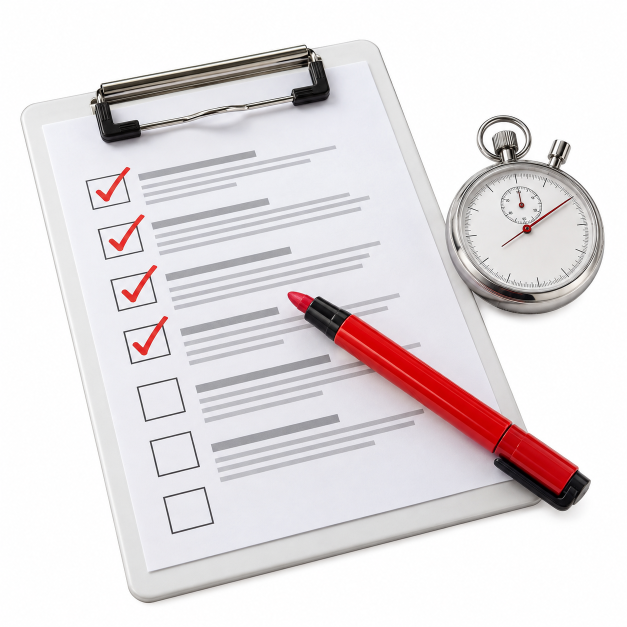
#> input picture design/art/art-ekzameny.png, 1254 x 1254 px (shown at 1/2 size)
$ python art-webp.py ../design/art/art-ekzameny.png ../img/art/art-ekzameny.webp 100
#> lines starting #> are read from the running program, lines starting #| are printed output that depends on the picture
# Готовит предмет-фото для первого экрана: обрезает пустые поля по прозрачности,
# ставит предмет по центру квадрата с небольшим отступом и сохраняет WebP 720×720.
#   py -3 tools/art-webp.py design/art/cut/art-ekzameny.png img/art/art-ekzameny.webp
import sys
from PIL import Image
src, dst = sys.argv[1], sys.argv[2]
size = int(sys.argv[3]) if len(sys.argv) > 3 else 720
im = Image.open(src).convert('RGBA')
box = im.getchannel('A').point(lambda a: 255 if a > 8 else 0).getbbox()
#> box = (0, 0, 1254, 1254)
im = im.crop(box)
side = int(max(im.size) * 1.06)
#> side = 1329
sq = Image.new('RGBA', (side, side), (0, 0, 0, 0))
#> sq: PIL image 1329x1329 RGBA; every value is 0
sq.paste(im, ((side - im.width) // 2, (side - im.height) // 2))
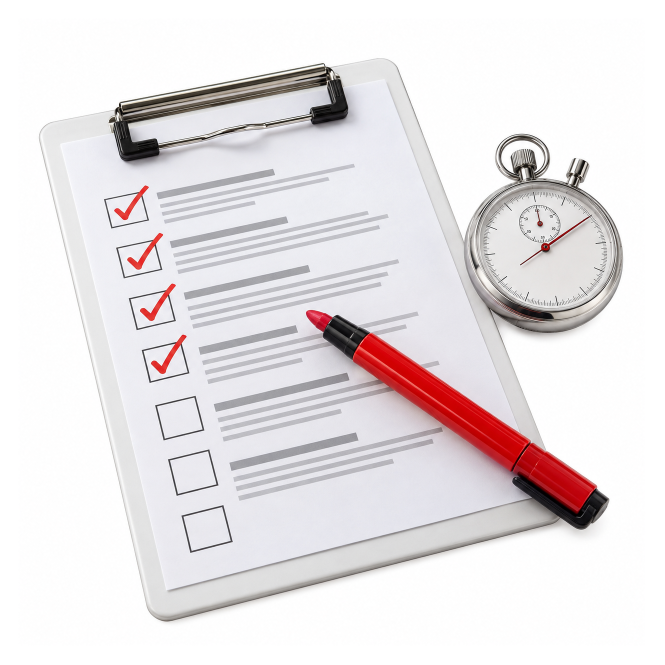
#> sq: PIL image 1329x1329 RGBA (shown at 1/2 size); mean R, G, B, A 203.7, 198.6, 200.4, 227; transparent parts drawn white
sq = sq.resize((size, size), Image.LANCZOS)
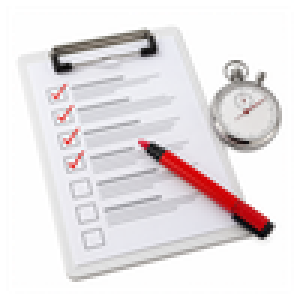
#> sq: PIL image 100x100 RGBA (shown 3 times larger); mean R, G, B, A 221.2, 216.1, 217.9, 227.3; transparent parts drawn white
sq.save(dst, 'WEBP', quality=84, method=6)
print(dst, sq.size)
#| ../img/art/art-ekzameny.webp (100, 100)

$ run again, with design/art/art-404.png copied over design/art/art-ekzameny.png
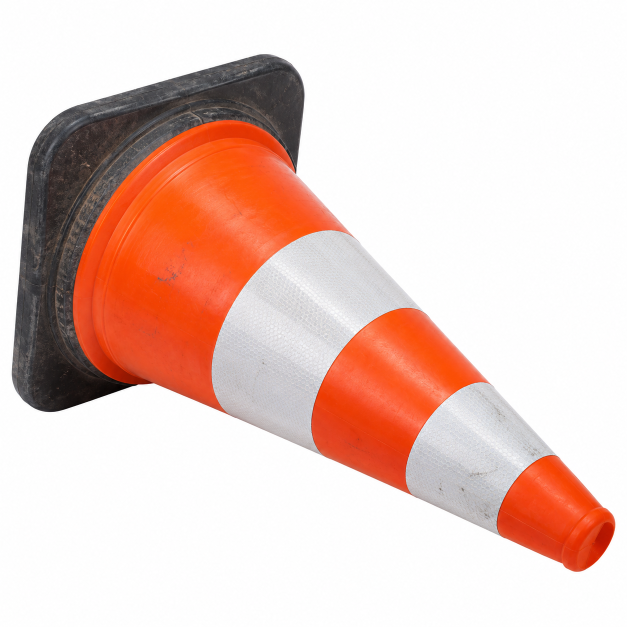
#> input picture design/art/art-404.png, 1254 x 1254 px (shown at 1/2 size)
#> box = (0, 0, 1254, 1254)
#> `sq.paste(im, ((side - im.width) // 2, (side - im.height) // 2))`:
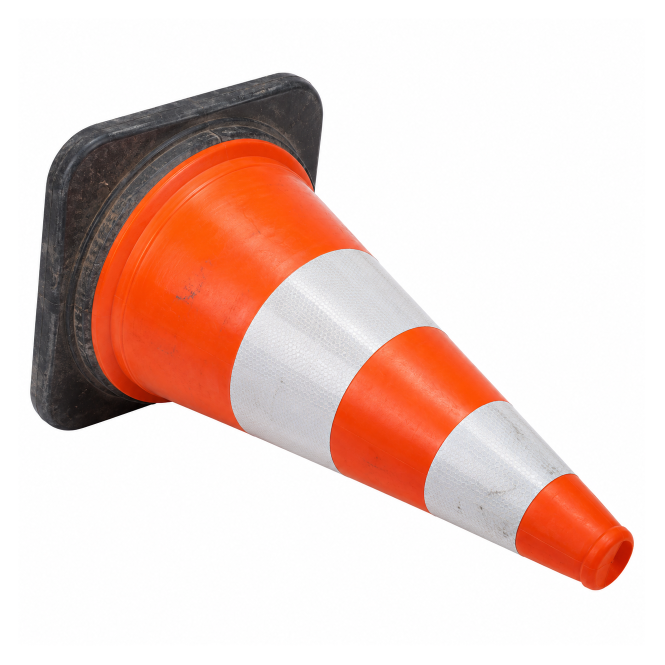
#> sq: PIL image 1329x1329 RGBA (shown at 1/2 size); mean R, G, B, A 205.7, 180.2, 172.9, 227; transparent parts drawn white
#> `sq = sq.resize((size, size), Image.LANCZOS)`:
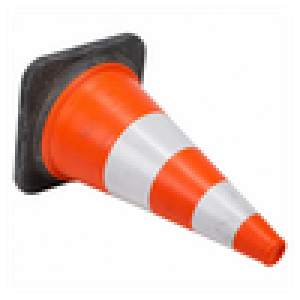
#> sq: PIL image 100x100 RGBA (shown 3 times larger); mean R, G, B, A 223.2, 197.6, 190.3, 227.3; transparent parts drawn white
#| ../img/art/art-ekzameny.webp (100, 100)

$ run again, with design/art/art-404b.png copied over design/art/art-ekzameny.png
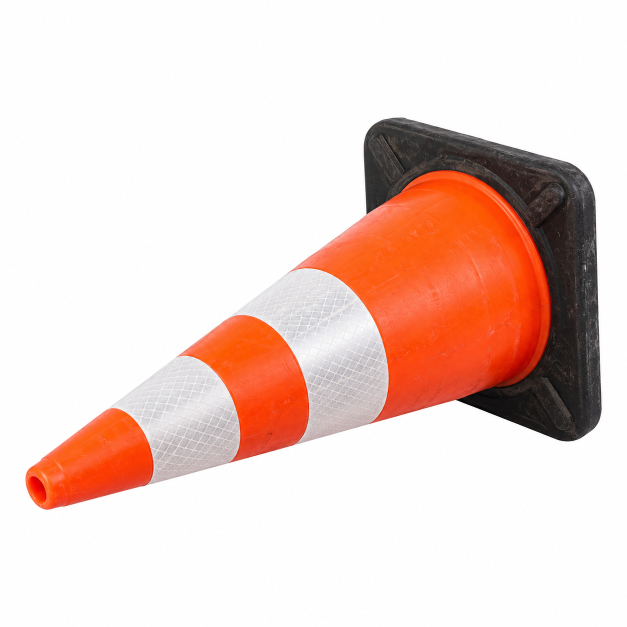
#> input picture design/art/art-404b.png, 1254 x 1254 px (shown at 1/2 size)
#> box = (0, 0, 1254, 1254)
#> `sq.paste(im, ((side - im.width) // 2, (side - im.height) // 2))`:
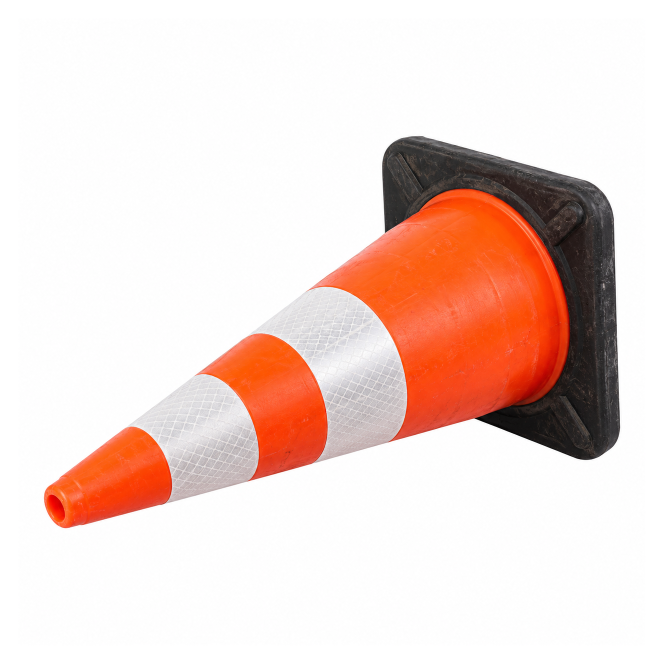
#> sq: PIL image 1329x1329 RGBA (shown at 1/2 size); mean R, G, B, A 210.3, 189.2, 182.7, 227; transparent parts drawn white
#> `sq = sq.resize((size, size), Image.LANCZOS)`:
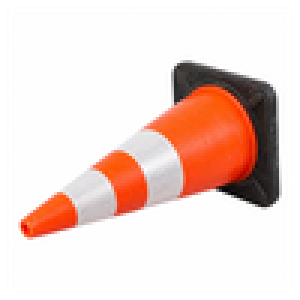
#> sq: PIL image 100x100 RGBA (shown 3 times larger); mean R, G, B, A 227.7, 206.6, 200.1, 227.3; transparent parts drawn white
#| ../img/art/art-ekzameny.webp (100, 100)
